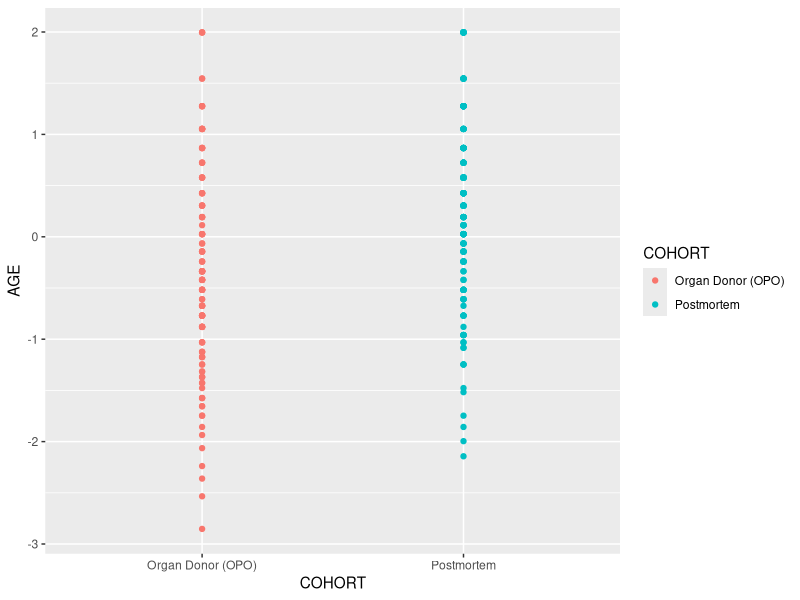
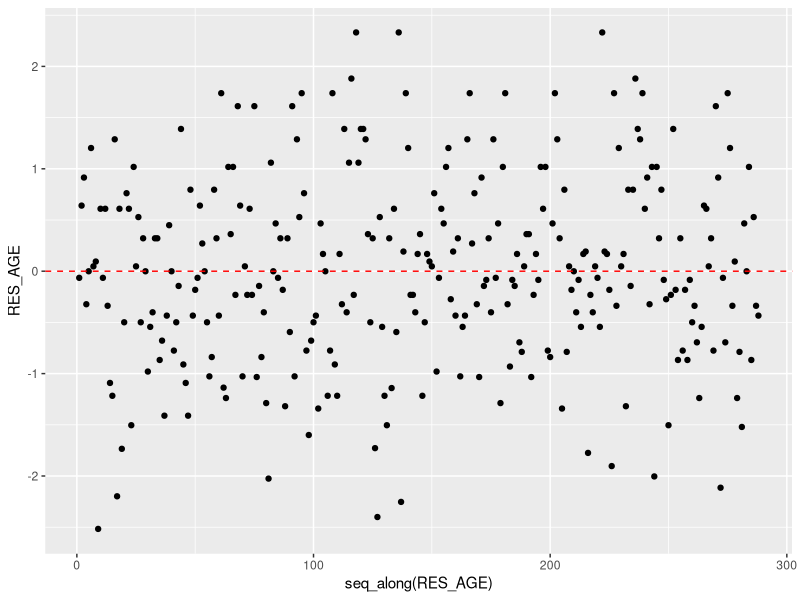

The R script that drew these images, in order:
library(ggplot2)
library(dplyr)

# Replace with the path of the output data
clinical_data <- read.table("data_output/clinical_data_normalized.tsv",
    sep = "\t",
    header = TRUE
)

clinical_data$SEX <- as.factor(clinical_data$SEX)
clinical_data$DTHVNT <- as.factor(clinical_data$DTHVNT)
clinical_data$DTHHRDY <- as.factor(clinical_data$DTHHRDY)
clinical_data$COHORT <- as.factor(clinical_data$COHORT)
clinical_data$SMPTHNTS <- as.factor(clinical_data$SMPTHNTS)

clinical_data$DTHHRDY_3 <- recode(clinical_data$DTHHRDY,
    "0" = "slow", "1" = "fast", "2" = "fast", "3" = "intermediate", "4" = "slow"
)

technical_var_formula <- paste(" ~ ", paste(c("COHORT", "TRISCHD", "DTHHRDY"), collapse = " + "))

technical_var_formula_3 <- paste(" ~ ", paste(c("COHORT", "TRISCHD", "DTHHRDY_3"), collapse = " + "))

result <- lapply(c("AGE", "SEX", "HGHT", "WGHT", "BMI"), function(x) {
    print(paste(x, technical_var_formula))
    if (is.numeric(clinical_data[[x]])) {
        model <- lm(data = clinical_data, formula = paste(x, technical_var_formula))
    } else {
        model <- glm(data = clinical_data, formula = paste(x, technical_var_formula), family = "binomial")
    }
    list(variable = x, model = model)
})

result_3 <- lapply(c("AGE", "SEX", "HGHT", "WGHT", "BMI"), function(x) {
    print(paste(x, technical_var_formula))
    if (is.numeric(clinical_data[[x]])) {
        model <- lm(data = clinical_data, formula = paste(x, technical_var_formula_3))
    } else {
        model <- glm(data = clinical_data, formula = paste(x, technical_var_formula_3), family = "binomial")
    }
    list(variable = x, model = model)
})
summary(result[[1]]$model) # AGE is dependent of the cohort
summary(result[[2]]$model) # no significant association for the SEX
summary(result[[3]]$model) # no significant association for the HGHT
summary(result[[4]]$model) # no significant association for the WGHT
summary(result[[5]]$model) # no significant association for the BMI

summary(result_3[[1]]$model) # AGE is dependent of the cohort
summary(result_3[[2]]$model) # SEX is dependent of the DTHHRDY *
summary(result_3[[3]]$model) # HGHT is dependent of the DTHHRDY **
summary(result_3[[4]]$model) # WGHT is dependent of the DTHHRDY ***
summary(result_3[[5]]$model) # BMI is dependent of the DTHHRDY and cohort *

# Maybe we could add interaction between technical variables to the models

# individual modelling
result_age <- lm(data = clinical_data, formula = AGE ~ COHORT)
result_sex <- glm(data = clinical_data, formula = SEX ~ DTHHRDY_3, family = "binomial")
result_hght <- lm(data = clinical_data, formula = HGHT ~ DTHHRDY_3)
result_wght <- lm(data = clinical_data, formula = WGHT ~ DTHHRDY_3)
result_bmi <- lm(data = clinical_data, formula = BMI ~ DTHHRDY_3 + COHORT) # COHORT is almost significant
result_bmi_2 <- lm(data = clinical_data, formula = BMI ~ DTHHRDY_3) # The R square is stronlgy reduced, we will keep the first model


ggplot(data = clinical_data, aes(x = COHORT, y = AGE, color = COHORT)) +
    geom_point()

clinical_data$RES_AGE <- result_age$residuals
clinical_data$RES_SEX <- result_sex$residuals
clinical_data$RES_HGHT <- result_hght$residuals
clinical_data$RES_WGHT <- result_wght$residuals
clinical_data$RES_BMI <- result_bmi$residuals

ggplot(data = clinical_data, aes(x = seq_along(RES_AGE), y = RES_AGE)) +
    geom_point() +
    geom_hline(yintercept = 0, linetype = "dashed", color = "red")

write.table(clinical_data, "data_output/clinical_data_corrected.tsv", sep = "\t")
